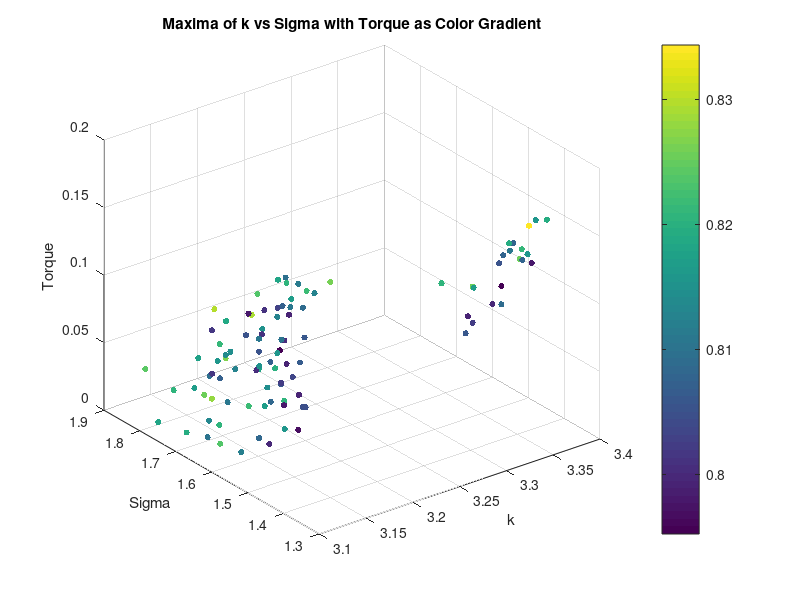
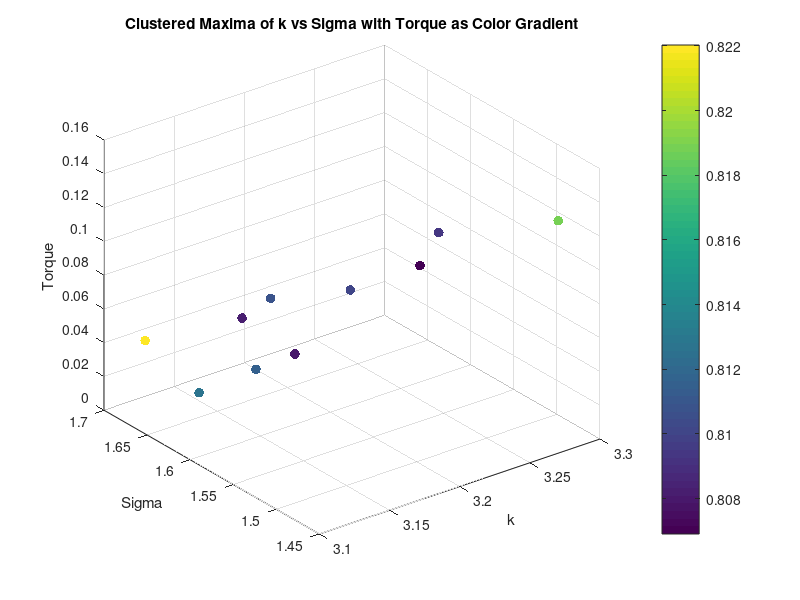
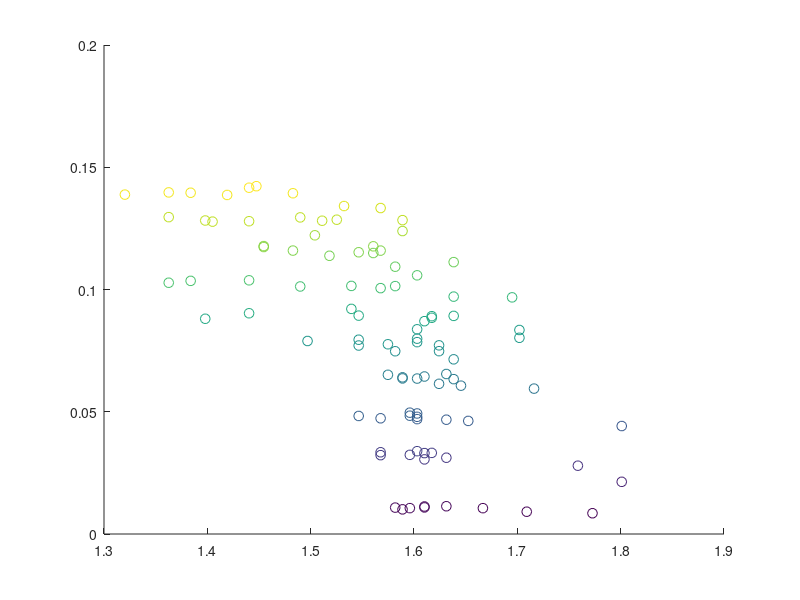

Recreate these plots in MATLAB, in order. (Note: this script raises an error after producing the figures.)
clear all;
close all;


%% Torque Analysis
load('maxima_data.mat');
scatter3(maxima_k, maxima_sigma, torque_values, 20, maxima_corr, 'filled');
xlabel('k');
ylabel('Sigma');
zlabel('Torque');
title('Maxima of k vs Sigma with Torque as Color Gradient');
colorbar;
grid on;
% K means clustering of torque into 10 clusters, taking mean of each cluster k, sigma and corr too
[cluster_idx, cluster_centers] = kmeans(torque_values', 10);
% Take the mean of each cluster
torque_means = zeros(10, 1);
sigma_means = zeros(10, 1);
k_means = zeros(10, 1);
corr_means = zeros(10, 1);
for i = 1:10
    torque_means(i) = mean(torque_values(cluster_idx == i));
    sigma_means(i) = mean(maxima_sigma(cluster_idx == i));
    k_means(i) = mean(maxima_k(cluster_idx == i));
    corr_means(i) = mean(maxima_corr(cluster_idx == i));
end
% Plot the clusters
figure;
scatter3(k_means, sigma_means, torque_means, 50, corr_means, 'filled');
xlabel('k');
ylabel('Sigma');
zlabel('Torque');
title('Clustered Maxima of k vs Sigma with Torque as Color Gradient');
colorbar;
grid on;
% Ensure data is sorted for polyfit
[sigma_sorted, sort_idx] = sort(maxima_sigma);
torque_sorted = torque_values(sort_idx);
% Display correlation between torque and sigma
disp('Correlation between Torque and Sigma:');
disp(corr(torque_sorted', sigma_sorted'));
% Display correlation between torque and sigma^2
disp('Correlation between Torque and Sigma^2:');
disp(corr(torque_sorted', sigma_sorted'.^2));
% Polyfit for sigma vs torque (order 1 and 2)
p1_sigma = polyfit(sigma_sorted, torque_sorted, 1);
% Calculate fitted values and normalized MSE for sigma vs torque
fitted_torque_p1_sigma = polyval(p1_sigma, sigma_sorted);
mse_p1_sigma = mean((torque_sorted - fitted_torque_p1_sigma).^2);
nmse_p1_sigma = mse_p1_sigma / var(torque_sorted);
% Display results for sigma vs torque
disp('Sigma vs Torque:');
disp(['Order 1 nMSE: ', num2str(nmse_p1_sigma)]);
%display correlation between torque and sigma
% Plot for sigma vs torque with polynomial fits (first instance)
figure;
scatter(sigma_sorted, torque_sorted, 50, torque_sorted,'DisplayName', 'Data');
% Create a custom colormap based on jet, excluding yellow/light orange
cmap = jet(256); % Get the jet colormap with 256 colors
cmap = cmap(1:180,200:256, :); % Keep only the first 200 colors, removing the yellow/light orange range
colormap(cmap); % Apply the custom colormap
colorbar; % Add a colorbar to indicate the mapping of color to torque_sorted values
hold on;
plot(sigma_sorted, fitted_torque_p1_sigma, '-r', 'DisplayName', ...
    ['Order 1 Fit: y = ', num2str(p1_sigma(1)), 'x + ', num2str(p1_sigma(2)), ...
    ', nMSE = ', num2str(nmse_p1_sigma)]);
xlabel('Sigma');
ylabel('Torque');
title('Sigma vs Torque with Polynomial Fits');
legend('show');
grid on;
% Ensure data is sorted for polyfit
[sigma_sorted, sort_idx] = sort(sigma_means);
torque_sorted = torque_means(sort_idx);
%Display correlation between torque and sigma
disp('Correlation between Torque and Sigma:');
disp(corr(torque_sorted, sigma_sorted));
%Display correlation between torque and sigma^2
disp('Correlation between Torque and Sigma^2:');
disp(corr(torque_sorted, sigma_sorted.^2));
% Polyfit for sigma vs torque (order 1 and 2)
p1_sigma = polyfit(sigma_sorted, torque_sorted, 1);
p2_sigma = polyfit(sigma_sorted, torque_sorted, 2);
% Calculate zitted values and normalized MSE for sigma vs torque
fitted_torque_p1_sigma = polyval(p1_sigma, sigma_sorted);
fitted_torque_p2_sigma = polyval(p2_sigma, sigma_sorted);
mse_p1_sigma = mean((torque_sorted - fitted_torque_p1_sigma).^2);
mse_p2_sigma = mean((torque_sorted - fitted_torque_p2_sigma).^2);
nmse_p1_sigma = mse_p1_sigma / var(torque_sorted);
nmse_p2_sigma = mse_p2_sigma / var(torque_sorted);
% Display results for sigma vs torque
disp('Sigma vs Torque:');
disp(['Order 1 nMSE: ', num2str(nmse_p1_sigma)]);
disp(['Order 2 nMSE: ', num2str(nmse_p2_sigma)]);
% Plot for sigma vs torque with polynomial fits (second instance)
figure;
scatter(sigma_sorted, torque_sorted, 50, torque_sorted, 'filled', 'DisplayName', 'Data');
colormap(jet); % High contrast colormap suitable for white background
colorbar; % Add a colorbar to indicate the mapping of color to torque_sorted values
hold on;
plot(sigma_sorted, fitted_torque_p1_sigma, '-r', 'DisplayName', ...
    ['Order 1 Fit: y = ', num2str(p1_sigma(1)), 'x + ', num2str(p1_sigma(2)), ...
    ', nMSE = ', num2str(nmse_p1_sigma)]);
plot(sigma_sorted, fitted_torque_p2_sigma, '--g', 'DisplayName', ...
    ['Order 2 Fit: y = ', num2str(p2_sigma(1)), 'x^2 + ', num2str(p2_sigma(2)), ...
    'x + ', num2str(p2_sigma(3)), ', nMSE = ', num2str(nmse_p2_sigma)]);
xlabel('Sigma');
ylabel('Torque');
title('Sigma vs Torque with Polynomial Fits');
legend('show');
grid on;

%% Diameter Analysis
% Saved as diameter_value, k_values(max_k_idx), sigma_values(max_sigma_idx), max_val
load('maxima_data_Diam.mat');

figure;
scatter3(maxima_matrix(:, 2), maxima_matrix(:, 3), maxima_matrix(:, 1), 50, maxima_matrix(:, 1), 'filled'); 
xlabel('k');
ylabel('Sigma');
zlabel('Diameter');
title('Maxima of k vs Sigma with Diameter as Color Gradient');
colorbar;
grid on;

% K vs d
% Ensure data is sorted for polyfit
[k_sorted, sort_idx] = sort(maxima_matrix(:, 2));
d_sorted = maxima_matrix(sort_idx, 1);
% Display correlation between d and k
disp('Correlation between Diameter and k:');
disp(corr(d_sorted, k_sorted));

%plot for k vs diam with polynomial fits
figure;
scatter(k_sorted, d_sorted, 50, d_sorted, 'filled', 'DisplayName', 'Data');
colormap(jet); % High contrast colormap suitable for white background
colorbar; % Add a colorbar to indicate the mapping of color to d_sorted values

hold on;
p1_k = polyfit(k_sorted, d_sorted, 1);
fitted_d_p1_k = polyval(p1_k, k_sorted);
mse_p1_k = mean((d_sorted - fitted_d_p1_k).^2);
nmse_p1_k = mse_p1_k / var(d_sorted);
disp('Diameter vs k:');
disp(['Order 1 nMSE: ', num2str(nmse_p1_k)]);
plot(k_sorted, fitted_d_p1_k, '-r', 'DisplayName', ...
    ['Order 1 Fit: y = ', num2str(p1_k(1)), 'x + ', num2str(p1_k(2)), ...
    ', nMSE = ', num2str(nmse_p1_k)]);
xlabel('k');
ylabel('Diameter');
title('k vs Diameter with Polynomial Fits');
legend('show');
